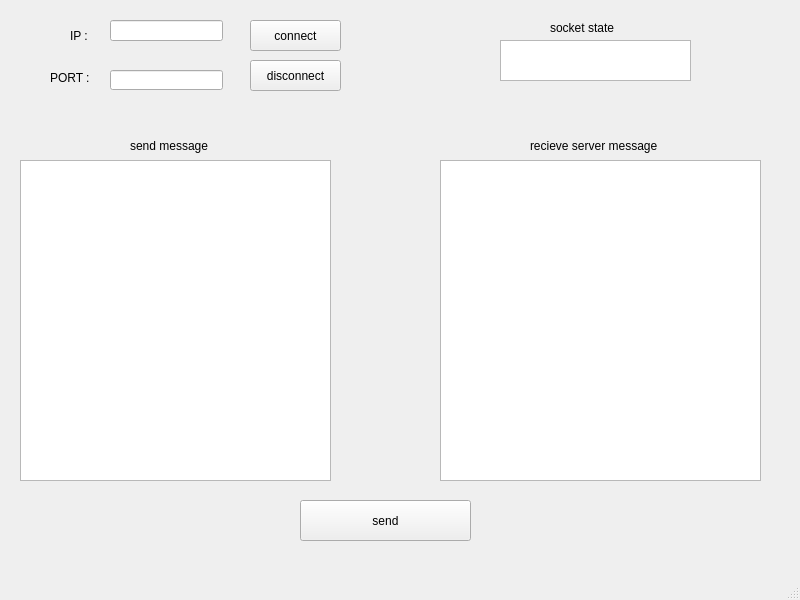
<?xml version="1.0" encoding="UTF-8"?>
<ui version="4.0">
 <class>MainWindow</class>
 <widget class="QMainWindow" name="MainWindow">
  <property name="geometry">
   <rect>
    <x>0</x>
    <y>0</y>
    <width>800</width>
    <height>600</height>
   </rect>
  </property>
  <property name="windowTitle">
   <string>MainWindow</string>
  </property>
  <widget class="QWidget" name="centralwidget">
   <widget class="QTextEdit" name="textEdit">
    <property name="geometry">
     <rect>
      <x>20</x>
      <y>160</y>
      <width>311</width>
      <height>321</height>
     </rect>
    </property>
   </widget>
   <widget class="QPushButton" name="pushButton">
    <property name="geometry">
     <rect>
      <x>300</x>
      <y>500</y>
      <width>171</width>
      <height>41</height>
     </rect>
    </property>
    <property name="text">
     <string>send</string>
    </property>
   </widget>
   <widget class="QLabel" name="label">
    <property name="geometry">
     <rect>
      <x>130</x>
      <y>130</y>
      <width>91</width>
      <height>31</height>
     </rect>
    </property>
    <property name="text">
     <string>send message</string>
    </property>
   </widget>
   <widget class="QLabel" name="label_2">
    <property name="geometry">
     <rect>
      <x>530</x>
      <y>130</y>
      <width>141</width>
      <height>31</height>
     </rect>
    </property>
    <property name="text">
     <string>recieve server message</string>
    </property>
   </widget>
   <widget class="QTextBrowser" name="textBrowser">
    <property name="geometry">
     <rect>
      <x>440</x>
      <y>160</y>
      <width>321</width>
      <height>321</height>
     </rect>
    </property>
   </widget>
   <widget class="QLabel" name="label_3">
    <property name="geometry">
     <rect>
      <x>50</x>
      <y>70</y>
      <width>51</width>
      <height>16</height>
     </rect>
    </property>
    <property name="text">
     <string>PORT : </string>
    </property>
   </widget>
   <widget class="QLabel" name="label_4">
    <property name="geometry">
     <rect>
      <x>70</x>
      <y>30</y>
      <width>22</width>
      <height>12</height>
     </rect>
    </property>
    <property name="text">
     <string>IP : </string>
    </property>
   </widget>
   <widget class="QLineEdit" name="lineEdit_ip">
    <property name="geometry">
     <rect>
      <x>110</x>
      <y>20</y>
      <width>113</width>
      <height>21</height>
     </rect>
    </property>
   </widget>
   <widget class="QLineEdit" name="lineEdit_port">
    <property name="geometry">
     <rect>
      <x>110</x>
      <y>70</y>
      <width>113</width>
      <height>20</height>
     </rect>
    </property>
   </widget>
   <widget class="QPushButton" name="pushButton_2">
    <property name="geometry">
     <rect>
      <x>250</x>
      <y>20</y>
      <width>91</width>
      <height>31</height>
     </rect>
    </property>
    <property name="text">
     <string>connect</string>
    </property>
   </widget>
   <widget class="QPushButton" name="pushButton_3">
    <property name="geometry">
     <rect>
      <x>250</x>
      <y>60</y>
      <width>91</width>
      <height>31</height>
     </rect>
    </property>
    <property name="text">
     <string>disconnect</string>
    </property>
   </widget>
   <widget class="QTextBrowser" name="textBrowser_socket_state">
    <property name="geometry">
     <rect>
      <x>500</x>
      <y>40</y>
      <width>191</width>
      <height>41</height>
     </rect>
    </property>
   </widget>
   <widget class="QLabel" name="label_5">
    <property name="geometry">
     <rect>
      <x>550</x>
      <y>20</y>
      <width>91</width>
      <height>16</height>
     </rect>
    </property>
    <property name="text">
     <string>socket state</string>
    </property>
   </widget>
  </widget>
  <widget class="QMenuBar" name="menubar">
   <property name="geometry">
    <rect>
     <x>0</x>
     <y>0</y>
     <width>800</width>
     <height>21</height>
    </rect>
   </property>
  </widget>
  <widget class="QStatusBar" name="statusbar"/>
 </widget>
 <resources/>
 <connections/>
</ui>
